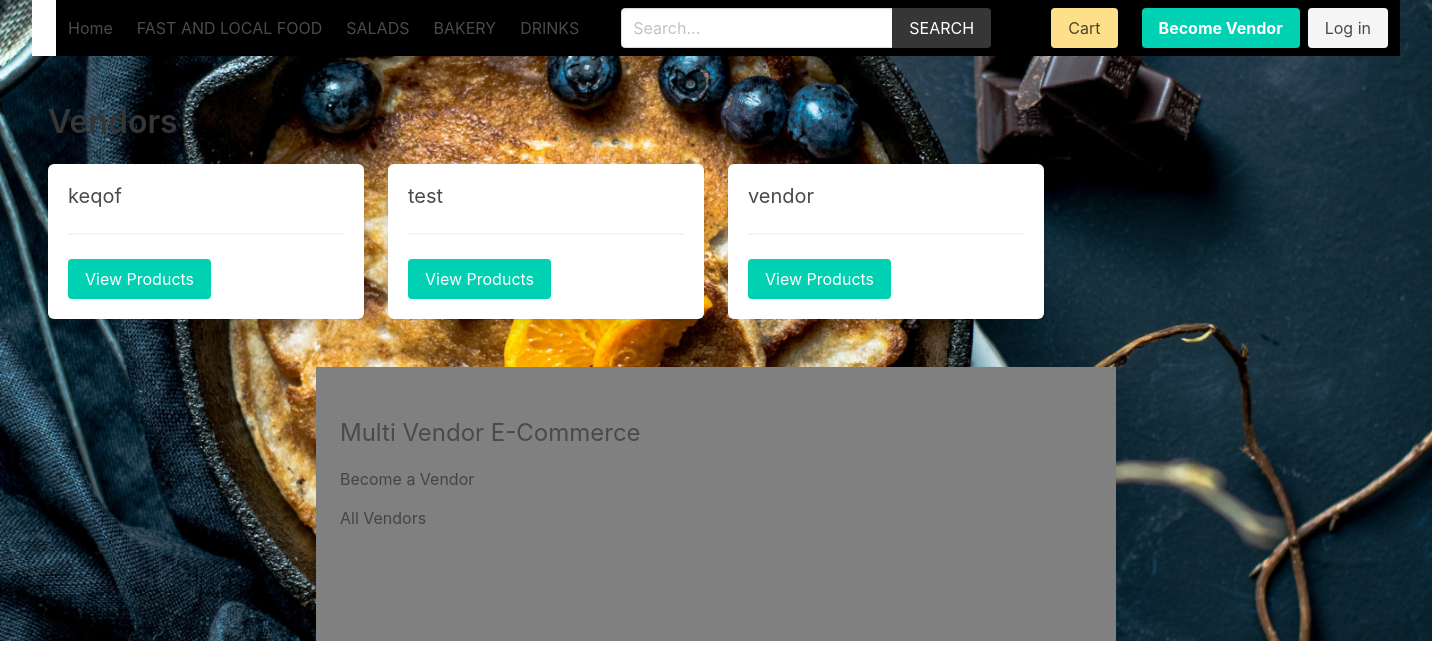
Screenshot of /vendor/ with the database file from the repository.
### product/models.py (models this page shows, shortened)
class Category(models.Model):
    title = models.CharField(max_length=50)
    slug = models.SlugField(max_length=55)
    ordering = models.IntegerField(default=0)
    class Meta:
        ordering = ['ordering']

### vendor/models.py (models this page shows, shortened)
class Vendor(models.Model):
    name = models.CharField(max_length=255)
    created_at = models.DateTimeField(auto_now_add=True)
    created_by = models.OneToOneField(User, related_name='vendor', on_delete=models.CASCADE)
    class Meta:
        ordering = ['name']

### vendor/views.py (the view)
# urls.py: path('', views.vendors, name="vendors"),
def vendors(request):
    vendors = Vendor.objects.all()
    return render(request, 'vendor/vendors.html', {'vendors': vendors})

### cart/cart.py (called while the page is built)
    def __len__(self):
        return sum(item['quantity'] for item in self.cart.values())

### cart/context_processors.py (called while the page is built)
def cart(request):
    return {'cart': Cart(request)}

### product/context_processors.py (called while the page is built)
def menu_categories(request):
    categories = Category.objects.all()
    return {'categories': categories}

### templates/vendor/vendors.html (shortened to what this page needs)
{% extends 'core/base.html' %}
{% block content %}
    <h1 class="title">Vendors</h1>
    <div class="columns is-multiline">
        {% for vendor in vendors %}
            <div class="column is-3">
                <div class="box">
                    <h2 class="subtitle">
                        {{ vendor.name }}
                    </h2>
                    <hr>
                    <a href="{% url 'vendor:vendor' vendor.id %}" class="button is-primary ">View Products</a>
                </div>
            </div>
        {% endfor %}
    </div>
{% endblock content %}

### templates/core/base.html (shortened to what this page needs)
{% load static %}
<!DOCTYPE html>
<html lang="en">
<head>
    <link rel="stylesheet" href="https://cdn.jsdelivr.net/npm/bulma@0.9.2/css/bulma.min.css">
    <link rel="stylesheet" href="{% static 'css/main.css' %}">
</head>
<body>
    <div class="container">
        <nav class="navbar" role="navigation" aria-label="main navigation">
            <div class="navbar-brand"style="background-color: white;">
                <a class="navbar-item" href="{% url 'core:home' %}">
                </a>
            </div>
            <div id="navbarBasicExample" class="navbar-menu"style="background-color: black; color: yellow;">
                <div class="navbar-start">
                <a class="navbar-item" href="{% url 'core:home' %}">
                    Home
                </a>
                {% for category in categories %}
                    <a class="navbar-item" href="{% url 'product:category' category.slug %}">
                        {{category.title}}
                    </a>
                {% endfor %}
                </div>
                <div class="navbar-start">
                    <div class="navbar-item">
                        <form method="get" action="{% url 'product:search' %}">
                            <div class="field has-addons">
                                <div class="control">
                                    <input type="search" name="query" id="" class="input" placeholder="Search...">
                                </div>
                                <div class="control">
                                    <button class="button is-dark is-uppercase">Search</button>
                                </div>
                            </div>
                        </form>
                    </div>
                </div>
                <div class="navbar-end">
                <div class="navbar-item">
                    <a href="{% url 'cart:cart' %}" class="button is-warning">Cart {% if cart %}({{cart|length}}){% endif %}</a>
                </div>
                {% if request.user.is_authenticated %}
                <div class="navbar-item has-dropdown is-hoverable">
                    <a class="navbar-link is-capitalized">
                    {{user.vendor.name}}
                    </a>
                    <div class="navbar-dropdown"style="background-color: grey;">
                    <a class="navbar-item" href="{% url 'vendor:vendor-admin' %}">
                        Profile
                    </a>
                    <a class="navbar-item" href="{% url 'vendor:edit-vendor' %}">
                        Update Profile
                    </a>
                    <a class="navbar-item" href="{% url 'vendor:add-product' %}">
                        Add Product
                    </a>
                    <hr class="navbar-divider">
                    <a class="navbar-item" href="{% url 'vendor:logout' %}">
                        Logout
                    </a>
                    </div>
                </div>
                {% else %}
                <div class="navbar-item">
                    <div class="buttons">
                        <a class="button is-primary" href="{% url 'vendor:become-vendor' %}">
                            <strong>Become Vendor</strong>
                        </a>
                        <a class="button is-light" href="{% url 'vendor:login' %}">
                            Log in
                        </a>
                    </div>
                </div>
                {% endif %}
                </div>
            </div>
            </nav>
    </div>
    <section class="section">
        <div class="container">
            {% block content %}{% endblock content %}
        </div>
    </section>
    <footer class="footer"style="width: 800px; margin: 0 auto;background-color: grey;">
        <div class="container">
            <h3 class="is-size-4 mb-4">Multi Vendor E-Commerce</h3>
            {% if request.user.is_authenticated %}
                <a href="{% url 'vendor:vendor-admin' %}">Vendor Admin</a>
            {% else %}
                <a href="{% url 'vendor:become-vendor' %}">Become a Vendor</a>
            {% endif %}
            <br>
            <a href="{% url 'vendor:vendors' %}">All Vendors</a>
        </div>
    </footer>
</body>
</html>

### core/static/css/main.css (style rules this page uses)
.footer a { margin-bottom: 15px; display: inline-block; color: #444; }

### rows the page displays
Category: title "FAST AND LOCAL FOOD"
Category: title "SALADS"
Category: title "BAKERY"
Category: title "DRINKS"
Vendor: name "keqof"
Vendor: name "test"
Vendor: name "vendor"
